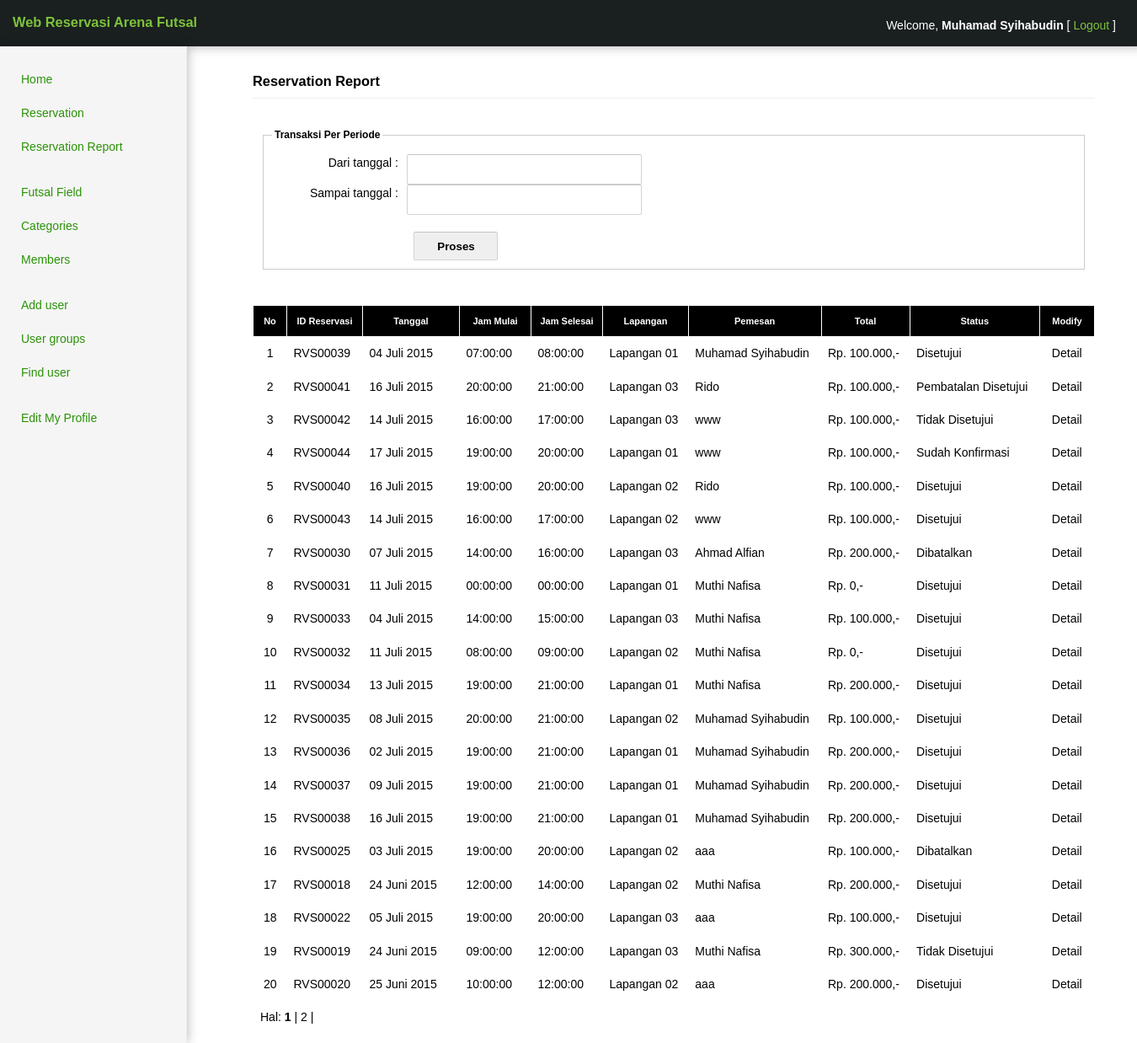
Page /admin/admin.php?p=reservasi_l (signed in) on the committed database.
### tables this page shows
CREATE TABLE IF NOT EXISTS `reservasi` (
  `id_reservasi` varchar(8) NOT NULL,
  `id_session` varchar(100) NOT NULL,
  `id_member` varchar(7) NOT NULL,
  `id_lapangan` varchar(6) NOT NULL,
  `tgl_reservasi` date NOT NULL,
  `jam_reservasi` time NOT NULL,
  `tanggal` date NOT NULL,
  `jam_mulai` time NOT NULL,
  `jam_selesai` time NOT NULL,
  `total` double NOT NULL,
  `status` varchar(50) NOT NULL,
  `id` int(4) NOT NULL AUTO_INCREMENT,
  PRIMARY KEY (`id`)
);

CREATE TABLE IF NOT EXISTS `lapangan` (
  `id_lapangan` varchar(6) NOT NULL,
  `nm_lapangan` varchar(100) NOT NULL,
  `gambar` varchar(100) NOT NULL,
  `keterangan` text NOT NULL,
  `id_kategori` varchar(6) NOT NULL,
  `harga` double NOT NULL,
  `id` int(3) NOT NULL AUTO_INCREMENT,
  PRIMARY KEY (`id`)
);

CREATE TABLE IF NOT EXISTS `member2` (
  `id_member` varchar(7) NOT NULL,
  `namalengkap` varchar(100) NOT NULL,
  `username` varchar(20) NOT NULL,
  `password` varchar(30) NOT NULL,
  `email` varchar(50) NOT NULL,
  `no_hp` varchar(15) NOT NULL,
  `alamat` text NOT NULL,
  `no_ktp` varchar(20) NOT NULL,
  `id` int(4) NOT NULL AUTO_INCREMENT,
  PRIMARY KEY (`id`)
);

### lib/tgl_indo.php (called while the page is built, shortened)
<?php
	function tgl_indo($tgl){
			$tanggal = substr($tgl,8,2);
			$bulan = getBulan(substr($tgl,5,2));
			$tahun = substr($tgl,0,4);
			return $tanggal.' '.$bulan.' '.$tahun;
	}
	function getBulan($bln){
				switch ($bln){
					case 6:
						return "Juni";
						break;
					case 7:
						return "Juli";
						break;
				}
			}
?>

### lib/inc.librari.php (called while the page is built, shortened)
<?php
function format_angka($angka) {
	$hasil =  number_format($angka,0, ",",".");
	return $hasil;
}
?>

### admin/modul/reservasi_l.php (the view, shortened to what this page needs)
<?php
include "../lib/class_paging.php";
include "../lib/tgl_indo.php";
include "../lib/inc.librari.php";
$p = new Paging;
$batas = 20;
$posisi = $p->cariPosisi($batas);
$tampil = mysql_query("SELECT * FROM reservasi, lapangan, kategori, member2 WHERE reservasi.id_lapangan = lapangan.id_lapangan AND lapangan.id_kategori = kategori.id_kategori AND reservasi.id_member = member2.id_member ORDER BY reservasi.tgl_reservasi DESC LIMIT $posisi,$batas") or die ("Gagal".mysql_error());
$i = $posisi+1;
?>
<h3 class="page-header"> <a href="?p=reservasi_l"> Reservation Report </a></h3>
<form id="form" action="?p=reservasi_periode" method="post" enctype="multipart/form-data">
<fieldset id="personal">
<legend>Transaksi Per Periode</legend>
  <label>Dari tanggal : </label>
  <input type="text" name="dari" id="tgl" size="30" />
  <br />
  <label>Sampai tanggal : </label>
  <input type="text" name="sampai" id="tgl2" size="30" />
  <br /><br />
  <label>&nbsp;</label>
  <input name="proses" id="button1" type="submit" value="Proses" onclick='editor.post();' />
</fieldset></form><br />
  <table>
    <thead>
      <tr>
        <th scope=col style="width: 25px;">No</th>
		<th scope=col style="width: 75px;">ID Reservasi</th>
		<th scope=col style="width: 100px;">Tanggal</th>
		<th scope=col style="width: 70px;">Jam Mulai</th>
		<th scope=col style="width: 70px;">Jam Selesai</th>
		<th scope=col>Lapangan</th>
		<th scope=col>Pemesan</th>
		<th scope=col>Total</th>
		<th scope=col>Status</th>
		<th scope=col style="width: 50px;">Modify</th>
      </tr>
    </thead>
    <tbody>
    <?php
    while ($data=mysql_fetch_array($tampil)){
    ?>
	<tr>
	  <td align="center"><?php echo $i;?></td>
	  <td><?php echo $data['id_reservasi'];?></td>
	  <td><?php echo tgl_indo($data['tanggal']);?></td>
	  <td><?php echo $data['jam_mulai'];?></td>
	  <td><?php echo $data['jam_selesai'];?></td>
	  <td><?php echo $data['nm_lapangan'];?></td>
	  <td><?php echo $data['namalengkap'];?></td>
	  <td>Rp. <?php echo format_angka($data['total']);?>,-</td>
	  <td><?php echo $data['status'];?></td>
	  <td align="center">
	    <a href="admin.php?p=reservasi_detail&id=<?php echo $data['id_reservasi'];?>" title=Detail> Detail </a>
	  </td>
	</tr>
    <?php $i++; } ?>
    <tr>
	  <td colspan=4>
	    <?php
		$jmldata = mysql_num_rows(mysql_query("SELECT * FROM reservasi, lapangan, kategori, member2 WHERE reservasi.id_lapangan = lapangan.id_lapangan AND lapangan.id_kategori = kategori.id_kategori AND reservasi.id_member = member2.id_member"));
		$jmlhalaman = $p->jumlahHalaman($jmldata, $batas);
		$linkHalaman = $p->navHalaman3($_GET[halaman], $jmlhalaman);
		echo "Hal: $linkHalaman";
		?>
      </td>
	</tr>
  </tbody> </table>

### admin/css/style-admin.css (style rules this page uses)
body { font-family: 'Lucida Grande', Tahoma, Verdana, sans-serif; font-size: .875em; line-height: 1.6em; color: #000; margin: 0; }
a { color: #000; text-decoration: none; }
.page-header { padding-bottom:9px; margin:20px 0 20px; border-bottom:1px solid #eee; }
.page-header a { color: #000; text-decoration: none; }
table { border-collapse: collapse; margin: 0; width: 100%; }
table th { background-color: #000; color: #fff; border-left: 1px solid #ffffff; border-right: 1px solid #ffffff; font-size: 11px; font-weight: bold; padding: 7px; }
table tr { border-left: 1px solid #ffffff; border-right: 1px solid #ffffff; }
table td { border-bottom: 1px solid #ffffff; border-top: 1px solid #ffffff; color: #000; padding: 8px; }
form { padding:10px; margin:0 auto; }
form#form fieldset { display:block; padding:5px 10px 10px 10px; line-height:20px;margin-bottom:10px; border: 1px solid #c9cdd0; background-color: #fff; }
form#form legend { font-size:12px;font-weight:bold;margin-bottom:5px; padding:3px; }
form#form label { clear:left; display:block; float:left; width:150px; text-align:right; padding-right:10px; margin-bottom:5px; }
form#form input[type=text], input[type=password] { padding: 0 10px; height: 34px; color: #404040; background: white; border: 1px solid; border-color: #c4c4c4 #d1d1d1 #d4d4d4; border-radius: 2px; }
form#form #button1, form#form #button2 { padding-right:5px; cursor:pointer; width:100px; height: 34px; margin-left:8px; font-weight:bold; border: 1px solid; border-color: #c4c4c4 #d1d1d1 #d4d4d4; border-radius: 2px; }

### rows in the picture
reservasi: id_reservasi "RVS00039", tanggal "04 Juli 2015", jam_mulai "07:00:00", jam_selesai "08:00:00", lapangan.nm_lapangan "Lapangan 01", member2.namalengkap "Muhamad Syihabudin", total "100.000", status "Disetujui"
reservasi: id_reservasi "RVS00041", tanggal "16 Juli 2015", jam_mulai "20:00:00", jam_selesai "21:00:00", lapangan.nm_lapangan "Lapangan 03", member2.namalengkap "Rido", total "100.000", status "Pembatalan Disetujui"
reservasi: id_reservasi "RVS00042", tanggal "14 Juli 2015", jam_mulai "16:00:00", jam_selesai "17:00:00", lapangan.nm_lapangan "Lapangan 03", member2.namalengkap "www", total "100.000", status "Tidak Disetujui"
reservasi: id_reservasi "RVS00044", tanggal "17 Juli 2015", jam_mulai "19:00:00", jam_selesai "20:00:00", lapangan.nm_lapangan "Lapangan 01", member2.namalengkap "www", total "100.000", status "Sudah Konfirmasi"
reservasi: id_reservasi "RVS00040", tanggal "16 Juli 2015", jam_mulai "19:00:00", jam_selesai "20:00:00", lapangan.nm_lapangan "Lapangan 02", member2.namalengkap "Rido", total "100.000", status "Disetujui"
reservasi: id_reservasi "RVS00043", tanggal "14 Juli 2015", jam_mulai "16:00:00", jam_selesai "17:00:00", lapangan.nm_lapangan "Lapangan 02", member2.namalengkap "www", total "100.000", status "Disetujui"
reservasi: id_reservasi "RVS00030", tanggal "07 Juli 2015", jam_mulai "14:00:00", jam_selesai "16:00:00", lapangan.nm_lapangan "Lapangan 03", member2.namalengkap "Ahmad Alfian", total "200.000", status "Dibatalkan"
reservasi: id_reservasi "RVS00031", tanggal "11 Juli 2015", jam_mulai "00:00:00", jam_selesai "00:00:00", lapangan.nm_lapangan "Lapangan 01", member2.namalengkap "Muthi Nafisa", total "0", status "Disetujui"
reservasi: id_reservasi "RVS00033", tanggal "04 Juli 2015", jam_mulai "14:00:00", jam_selesai "15:00:00", lapangan.nm_lapangan "Lapangan 03", member2.namalengkap "Muthi Nafisa", total "100.000", status "Disetujui"
reservasi: id_reservasi "RVS00032", tanggal "11 Juli 2015", jam_mulai "08:00:00", jam_selesai "09:00:00", lapangan.nm_lapangan "Lapangan 02", member2.namalengkap "Muthi Nafisa", total "0", status "Disetujui"
reservasi: id_reservasi "RVS00034", tanggal "13 Juli 2015", jam_mulai "19:00:00", jam_selesai "21:00:00", lapangan.nm_lapangan "Lapangan 01", member2.namalengkap "Muthi Nafisa", total "200.000", status "Disetujui"
reservasi: id_reservasi "RVS00035", tanggal "08 Juli 2015", jam_mulai "20:00:00", jam_selesai "21:00:00", lapangan.nm_lapangan "Lapangan 02", member2.namalengkap "Muhamad Syihabudin", total "100.000", status "Disetujui"
reservasi: id_reservasi "RVS00036", tanggal "02 Juli 2015", jam_mulai "19:00:00", jam_selesai "21:00:00", lapangan.nm_lapangan "Lapangan 01", member2.namalengkap "Muhamad Syihabudin", total "200.000", status "Disetujui"
reservasi: id_reservasi "RVS00037", tanggal "09 Juli 2015", jam_mulai "19:00:00", jam_selesai "21:00:00", lapangan.nm_lapangan "Lapangan 01", member2.namalengkap "Muhamad Syihabudin", total "200.000", status "Disetujui"
reservasi: id_reservasi "RVS00038", tanggal "16 Juli 2015", jam_mulai "19:00:00", jam_selesai "21:00:00", lapangan.nm_lapangan "Lapangan 01", member2.namalengkap "Muhamad Syihabudin", total "200.000", status "Disetujui"
reservasi: id_reservasi "RVS00025", tanggal "03 Juli 2015", jam_mulai "19:00:00", jam_selesai "20:00:00", lapangan.nm_lapangan "Lapangan 02", member2.namalengkap "aaa", total "100.000", status "Dibatalkan"
reservasi: id_reservasi "RVS00018", tanggal "24 Juni 2015", jam_mulai "12:00:00", jam_selesai "14:00:00", lapangan.nm_lapangan "Lapangan 02", member2.namalengkap "Muthi Nafisa", total "200.000", status "Disetujui"
reservasi: id_reservasi "RVS00022", tanggal "05 Juli 2015", jam_mulai "19:00:00", jam_selesai "20:00:00", lapangan.nm_lapangan "Lapangan 03", member2.namalengkap "aaa", total "100.000", status "Disetujui"
reservasi: id_reservasi "RVS00019", tanggal "24 Juni 2015", jam_mulai "09:00:00", jam_selesai "12:00:00", lapangan.nm_lapangan "Lapangan 03", member2.namalengkap "Muthi Nafisa", total "300.000", status "Tidak Disetujui"
reservasi: id_reservasi "RVS00020", tanggal "25 Juni 2015", jam_mulai "10:00:00", jam_selesai "12:00:00", lapangan.nm_lapangan "Lapangan 02", member2.namalengkap "aaa", total "200.000", status "Disetujui"

### other values in the picture
$_SESSION[nma_lengkap] "Muhamad Syihabudin"
